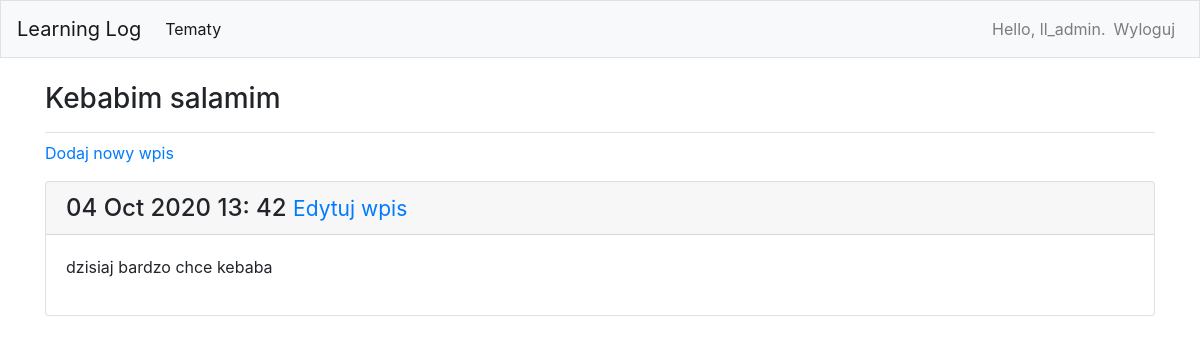
The page /topics/13 (signed in) on the database its author committed.
### learning_logs/models.py (models this page shows, shortened)
class Topic(models.Model):
    text = models.CharField(max_length=200)
    data_added = models.DateTimeField(auto_now_add=True)
    owner = models.ForeignKey(User, on_delete=models.CASCADE)
    def __str__(self):
        return self.text

class Entry(models.Model):
    topic = models.ForeignKey(Topic, on_delete=models.CASCADE)
    text = models.TextField()
    date_added = models.DateTimeField(auto_now_add=True)
    class Meta:
        verbose_name_plural = 'entries'

### learning_logs/views.py (the view)
# urls.py: path('topics/<topic_id>', topic, name='topic'),
@login_required
def topic(request, topic_id):
    topic = Topic.objects.get(id=topic_id)
    if topic.owner != request.user:
        raise Http404
    entries = topic.entry_set.order_by('-date_added')
    context = {'topic': topic, 'entries': entries}
    return render(request, 'learning_logs/topic.html', context)

### learning_logs/templates/learning_logs/topic.html (shortened to what this page needs)
{% extends 'learning_logs/base.html'%}
{% block page_header %}
  <h3>{{ topic }}</h3>
{% endblock page_header %}
{% block content %}
    <p>
        <a href="{% url 'learning_logs:new_entry' topic.id %}">Dodaj nowy wpis</a>
    </p>
    {% for entry in entries %}
        <div class="card mb-3">
            <h4 class="card-header">
                {{ entry.date_added|date:' d M Y H: i' }}
                <small>
                    <a href="{% url 'learning_logs:edit_entry' entry.id %}">Edytuj wpis</a>
                </small>
            </h4>
            <div class="card-body">
                {{ entry.text|linebreaks }}
            </div>
        </div>
    {% empty %}
        <p>
            Nie ma jeszcze zadnego wpisu
        </p>
    {% endfor %}
{% endblock content %}

### learning_logs/templates/learning_logs/base.html (shortened to what this page needs)
{% load bootstrap4 %}
<!DOCTYPE html>
<html lang="pl">
  <head>
    {% bootstrap_css %}
  </head>
  <body>
    <nav class="navbar navbar-expand-lg navbar-light bg-light mb-4 border">
      <a class="navbar-brand" href="{% url 'learning_logs:index' %}">Learning Log</a>
      <div class="collapse navbar-collapse" id="navbarSupportedContent">
        <ul class="navbar-nav mr-auto">
          <li class="nav-item active">
            <a class="nav-link" href="{% url 'learning_logs:topics' %}">Tematy<span class="sr-only">(current)</span></a>
          </li>
        </ul>
        <ul class="navbar-nav ml-auto">
          {% if user.is_authenticated %}
            <li class="nav-item">
              <span class="navbar-text">Hello, {{ user.username }}.</span>
            </li>
            <li class="nav-item">
              <a class="nav-link" href="{% url 'users:logout' %}">Wyloguj</a>
            </li>
          {% else %}
            <li class="nav-item">
              <a class="nav-link" href="{% url 'users:register' %}">Rejestracja</a>
            </li>
            <li class="nav-item">
              <a class="nav-link" href="{% url 'users:login' %}">Zaloguj</a></li>
          {% endif %}
        </ul>
      </div>
    </nav>
    <main role="main" class="container">
      <div class="pb-2 mb-2 border-bottom">
        {% block page_header %}{% endblock page_header %}
      </div>
      <div>
        {% block content %}{% endblock content %}
      </div>
    </main>
  </body>

### rows shown on the page
Topic: text "Kebabim salamim"
Entry: date_added "04 Oct 2020 13: 42", text "dzisiaj bardzo chce kebaba"

### other values the page prints
{{ user.username }} "ll_admin"
